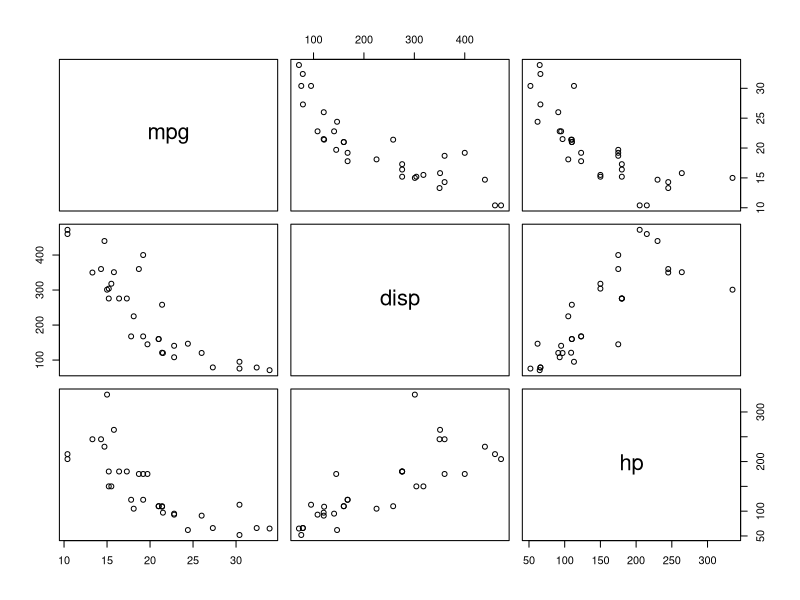
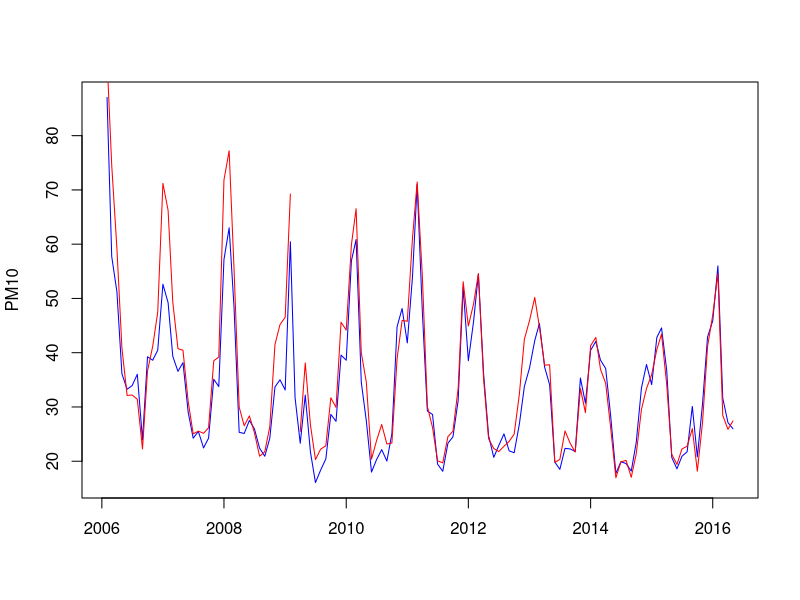
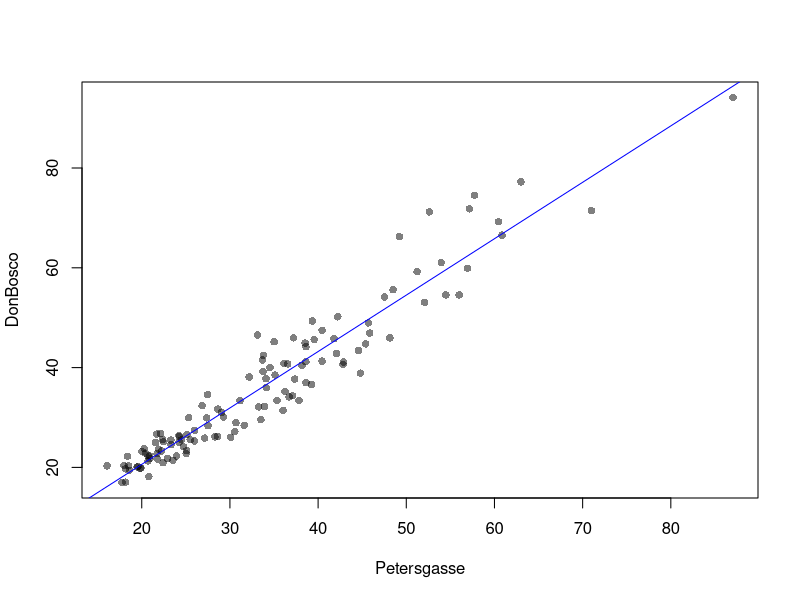

Generate these figures, in order, with R:
## ---- chunk 1
r = 0.25
N = 62
alpha = 0.05
z = atanh(r)
se_z = 1 / sqrt(N - 3)
(p = 2 * (1 - pnorm(z / se_z)))
## ---- chunk 2
r = 0.05
N = 1538
alpha = 0.05
z = atanh(r)
se_z = 1 / sqrt(N - 3)
(p = 2 * (1 - pnorm(z / se_z)))
## ---- chunk 3
x = c(8, 1, -4, 5, 6, 10, 9)
y = c(-2, -5, -6, 0, 3, 7, 10)
cor.test(x, y, conf.level=0.99)
## ---- chunk 4
cor(mtcars[, c("mpg", "disp", "hp")], method="pearson")
cor(mtcars[, c("mpg", "disp", "hp")], method="spearman")
## ---- chunk 5
pairs(subset(mtcars, select=c(mpg, disp, hp)))
## ---- chunk 6
#| message: false
library(readr)
pm10 = read_csv("pm10.csv")
pm10$Datum = as.Date(pm10$Datum, format="%d.%m.%y")
## ---- chunk 7
plot(pm10$Datum, pm10$Petersgasse, type="l", col="blue", xlab="", ylab="PM10")
lines(pm10$Datum, pm10$DonBosco, col="red")
## ---- chunk 8
with(pm10, plot(Petersgasse, DonBosco, pch=16, col=rgb(0, 0, 0, 0.5)))
abline(lm(pm10$DonBosco ~ pm10$Petersgasse), col="blue")

(r = cor.test(pm10$Petersgasse, pm10$DonBosco))
r$estimate**2  # erklärte Varianz

# fehlende Werte (NA) müssen explizit ausgeschlossen werden
cor(pm10$Petersgasse, pm10$DonBosco, use="complete.obs")
## ---- chunk 9
library(palmerpenguins)
cor(penguins$bill_length_mm, penguins$bill_depth_mm, use="complete.obs")
by(
    penguins[, c("bill_length_mm", "bill_depth_mm")],
    penguins$species,
    cor,
    use="complete.obs"
)
